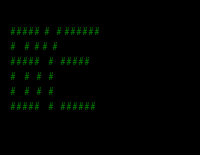

Python code for this plot:
import tkinter as tk
from tkinter import filedialog, ttk, scrolledtext, messagebox
from pyfiglet import figlet_format
from termcolor import colored
from PIL import Image, ImageDraw, ImageFont

def generate_ascii():
    msg = msg_entry.get()
    color = color_var.get()
    font_name = font_var.get()
    theme = theme_var.get()
    save_format = save_var.get()

    try:
        ascii_art = figlet_format(msg, font=font_name)
        colored_ascii = colored(ascii_art, color=color)
        output_text.delete(1.0, tk.END)
        output_text.insert(tk.END, colored_ascii)

        if save_format in ["txt", "both"]:
            save_as_txt(ascii_art)
        if save_format in ["png", "both"]:
            save_as_png(ascii_art, theme=theme)

    except Exception as e:
        messagebox.showerror("Error", f"An error occurred: {e}")

def save_as_txt(ascii_art, filename="ascii_output.txt"):
    file_path = filedialog.asksaveasfilename(defaultextension=".txt")
    if file_path:
        with open(file_path, "w") as f:
            f.write(ascii_art)
        messagebox.showinfo("Saved", f"ASCII art saved as {file_path}")

def save_as_png(ascii_art, filename="ascii_output.png", theme="dark"):
    file_path = filedialog.asksaveasfilename(defaultextension=".png")
    if file_path:
        lines = ascii_art.split("\n")
        font = ImageFont.load_default()
        line_height = 15
        img_width = max([len(line) for line in lines]) * 10
        img_height = len(lines) * line_height + 20

        bg_color, text_color = ("black", "green") if theme == "dark" else ("white", "gray")
        img = Image.new("RGB", (img_width, img_height), bg_color)
        draw = ImageDraw.Draw(img)

        y_offset = 10
        for line in lines:
            draw.text((10, y_offset), line, fill=text_color, font=font)
            y_offset += line_height

        img.save(file_path)
        messagebox.showinfo("Saved", f"ASCII art saved as {file_path}")

root = tk.Tk()
root.title("ASCII Art Generator")

root.attributes('-fullscreen', True)

style = ttk.Style()
style.configure('TLabel', padding=(10, 5), font=('Arial', 12))
style.configure('TCombobox', padding=(10, 5), font=('Arial', 12))
style.configure('TButton', padding=(10, 5), font=('Arial', 12))

msg_label = ttk.Label(root, text="Message:")
msg_label.grid(row=0, column=0, sticky="w", padx=10, pady=10)
msg_entry = ttk.Entry(root, width=40, font=('Arial', 12))
msg_entry.grid(row=0, column=1, columnspan=3, padx=10, pady=10)

color_label = ttk.Label(root, text="Color:")
color_label.grid(row=1, column=0, sticky="w", padx=10, pady=10)
color_var = ttk.Combobox(root, values=["red", "green", "yellow", "blue", "magenta", "cyan", "white"], style='TCombobox')
color_var.grid(row=1, column=1, padx=10, pady=10)
color_var.set("green")

font_label = ttk.Label(root, text="Font:")
font_label.grid(row=2, column=0, sticky="w", padx=10, pady=10)
font_list = ['slant', 'banner', 'block', 'bubble', 'digital', 'ivrit', 'mini', 'script', 'shadow', 'smscript', 'smshadow', 'smslant']
font_var = ttk.Combobox(root, values=font_list, style='TCombobox')
font_var.grid(row=2, column=1, padx=10, pady=10)
font_var.set("banner")

theme_label = ttk.Label(root, text="Theme:")
theme_label.grid(row=3, column=0, sticky="w", padx=10, pady=10)
theme_var = ttk.Combobox(root, values=["dark", "light"], style='TCombobox')
theme_var.grid(row=3, column=1, padx=10, pady=10)
theme_var.set("dark")

save_label = ttk.Label(root, text="Save As:")
save_label.grid(row=4, column=0, sticky="w", padx=10, pady=10)
save_var = ttk.Combobox(root, values=["txt", "png", "both", "none"], style='TCombobox')
save_var.grid(row=4, column=1, padx=10, pady=10)
save_var.set("both")

generate_button = ttk.Button(root, text="Generate ASCII", command=generate_ascii, style='TButton')
generate_button.grid(row=5, column=0, columnspan=4, padx=10, pady=20)

output_text = scrolledtext.ScrolledText(root, width=60, height=15, font=('Courier', 12))
output_text.grid(row=6, column=0, columnspan=4, padx=10, pady=10)

root.mainloop()